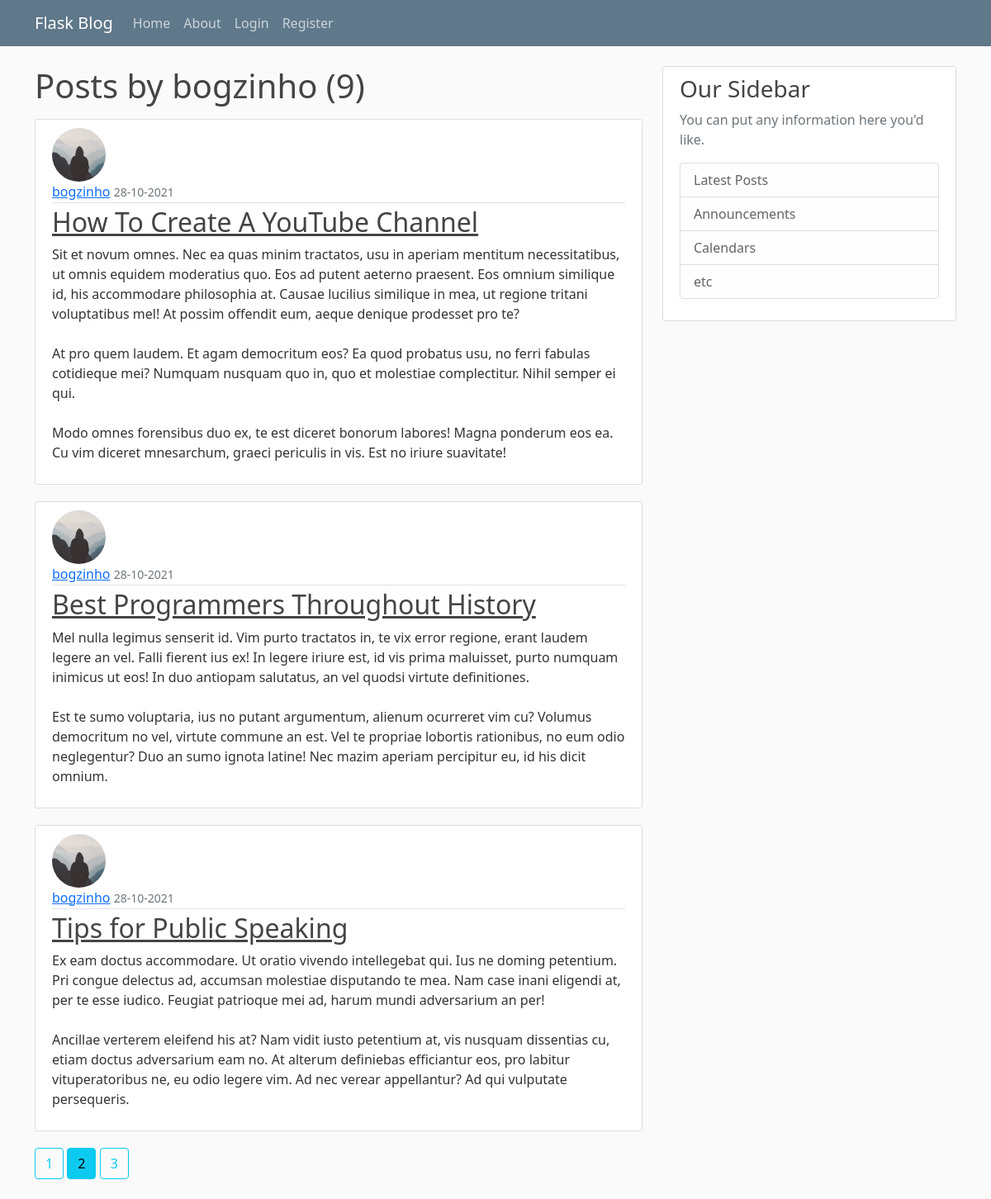
Page /user/bogzinho?page=2 on the committed database.
### mainapp/models.py (models this page shows, shortened)
class User(db.Model, UserMixin):
    id = db.Column(db.Integer, primary_key=True)
    username = db.Column(db.String(20), unique=True, nullable=False)
    email = db.Column(db.String(120), unique=True, nullable=False)
    image_file = db.Column(db.String(20),
                           nullable=False, default='default.jpg')
    password = db.Column(db.String(60), nullable=False)
    posts = db.relationship('Post', backref='author', lazy=True)

class Post(db.Model):
    id = db.Column(db.Integer, primary_key=True)
    title = db.Column(db.String(100), nullable=False)
    date_posted = db.Column(db.DateTime, nullable=False,
                            default=datetime.utcnow)
    content = db.Column(db.Text, nullable=False)
    user_id = db.Column(db.Integer, db.ForeignKey('user.id'), nullable=False)

### mainapp/users/routes.py (the view)
@users.route('/user/<string:username>')
def user_posts(username):
    page = request.args.get('page', 1, type=int)
    user = User.query.filter_by(username=username).first_or_404()
    posts = Post.query.filter_by(author=user)\
        .order_by(Post.date_posted.desc()).paginate(page=page, per_page=3)
    return render_template('user_posts.html', posts=posts,
                           title='User Posts', user=user)

### mainapp/templates/user_posts.html
{% extends "base.html" %}
{% block content %}
    <h1 class="mb-3">Posts by {{ user.username }} ({{ posts.total }})</h1>
    {% for post in posts.items %}
        <article class="media content-section">
            <img src="{{ url_for('static', filename='profile_pics/' + post.author.image_file) }}" class="rounded-circle article-img">
            <div class="media-body">
            <div class="article-metadata">
                <a class="mr-2" href="{{ url_for('users.user_posts', username=post.author.username) }}">{{ post.author.username }}</a>
                <small class="text-muted">{{ post.date_posted.strftime('%d-%m-%Y') }}</small>
            </div>
            <h2><a class="article-title" href="{{ url_for('posts.post', post_id=post.id) }}">{{ post.title }}</a></h2>
            <p class="article-content">{{ post.content }}</p>
            </div>
        </article>
    {% endfor %}
    {% for page_num in posts.iter_pages(left_edge=1, right_edge=1, left_current=1, right_current=2) %}
        {% if page_num %}
         {% if posts.page == page_num %}
            <a class="btn btn-info mb-4" href="{{ url_for('users.user_posts', username=user.username, page=page_num) }}">{{ page_num }}</a>
        {% else %}
            <a class="btn btn-outline-info mb-4" href="{{ url_for('users.user_posts', username=user.username, page=page_num) }}">{{ page_num }}</a>
        {% endif %}
        {% else %}
        ...
        {% endif %}
    {% endfor %}
{% endblock content %}

### mainapp/static/main.css (style rules this page uses)
body { background: #fafafa; color: #333333; margin-top: 5rem; }
h1, h2, h3, h4, h5, h6 { color: #444444; }
.content-section { background: #ffffff; padding: 10px 20px; border: 1px solid #dddddd; border-radius: 3px; margin-bottom: 20px; }
.article-title { color: #444444; }
.article-content { white-space: pre-line; }
.article-img { height: 65px; width: 65px; margin-right: 16px; }
.article-metadata { padding-bottom: 1px; margin-bottom: 4px; border-bottom: 1px solid #e3e3e3 }

### rows in the picture
User: username "bogzinho"
Post: image_file (placeholder picture), author.username "bogzinho", date_posted "28-10-2021", title "How To Create A YouTube Channel", content "Sit et novum omnes. Nec ea quas minim tractatos, usu in aperiam mentitum necessitatibus, ut omnis equidem moderatius quo. Eos ad putent aeterno praesent. Eos omnium similique id, his accommodare philosophia at. Causae lucilius similique in mea, ut regione tritani voluptatibus mel! At possim offendit eum, aeque denique prodesset pro te? At pro quem laudem. Et agam democritum eos? Ea quod probatus usu, no ferri fabulas cotidieque mei? Numquam nusquam quo in, quo et molestiae complectitur. Nihil semper ei qui. Modo omnes forensibus duo ex, te est diceret bonorum labores! Magna ponderum eos ea. Cu vim diceret mnesarchum, graeci periculis in vis. Est no iriure suavitate!"
Post: image_file (placeholder picture), author.username "bogzinho", date_posted "28-10-2021", title "Best Programmers Throughout History", content "Mel nulla legimus senserit id. Vim purto tractatos in, te vix error regione, erant laudem legere an vel. Falli fierent ius ex! In legere iriure est, id vis prima maluisset, purto numquam inimicus ut eos! In duo antiopam salutatus, an vel quodsi virtute definitiones. Est te sumo voluptaria, ius no putant argumentum, alienum ocurreret vim cu? Volumus democritum no vel, virtute commune an est. Vel te propriae lobortis rationibus, no eum odio neglegentur? Duo an sumo ignota latine! Nec mazim aperiam percipitur eu, id his dicit omnium."
Post: image_file (placeholder picture), author.username "bogzinho", date_posted "28-10-2021", title "Tips for Public Speaking", content "Ex eam doctus accommodare. Ut oratio vivendo intellegebat qui. Ius ne doming petentium. Pri congue delectus ad, accumsan molestiae disputando te mea. Nam case inani eligendi at, per te esse iudico. Feugiat patrioque mei ad, harum mundi adversarium an per! Ancillae verterem eleifend his at? Nam vidit iusto petentium at, vis nusquam dissentias cu, etiam doctus adversarium eam no. At alterum definiebas efficiantur eos, pro labitur vituperatoribus ne, eu odio legere vim. Ad nec verear appellantur? Ad qui vulputate persequeris."

### other values in the picture
{{ posts.total }} "9"
{{ page_num }} "1" "3"
{{ page_num }} "2"
